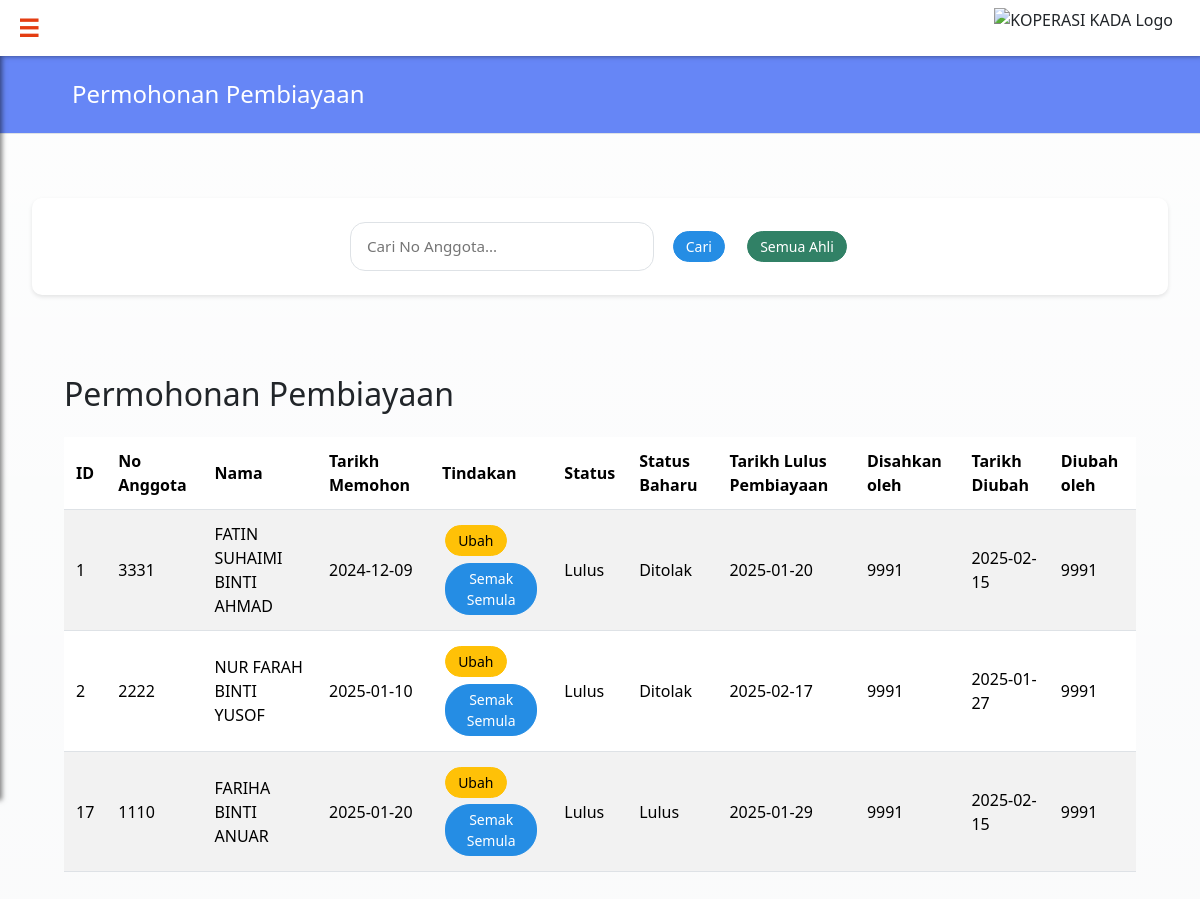
Page /historyLoan.php (signed in) on the committed database.
### tables this page shows
CREATE TABLE `loan` (
  `loanID` int(5) NOT NULL,
  `loanAmount` decimal(10,2) NOT NULL,
  `loanDuration` int(2) NOT NULL,
  `loanStatus` int(3) NOT NULL,
  `monthlyPayment` decimal(10,2) NOT NULL,
  `bankName` varchar(30) NOT NULL,
  `accountBankNumber` bigint(25) NOT NULL,
  `applicantNetSalary` decimal(10,2) NOT NULL,
  `applicantBasicSalary` decimal(10,2) NOT NULL,
  `pengesahanMajikan` longblob NOT NULL,
  `loanApproveDate` date DEFAULT NULL,
  `staffNo` int(5) NOT NULL,
  `loanType` int(7) NOT NULL,
  `otherLoan` varchar(25) NOT NULL,
  `loanReviewDate` date DEFAULT NULL,
  `loanApplyDate` date NOT NULL,
  `adminStaffNo` int(5) DEFAULT NULL,
  `alkStaffNo` int(5) DEFAULT NULL,
  `sendStatus` int(3) NOT NULL
);

CREATE TABLE `applicant` (
  `staffNo` int(5) NOT NULL,
  `photo` longblob NOT NULL,
  `applicantName` varchar(255) NOT NULL,
  `applicantIC` varchar(12) NOT NULL,
  `applicantPF` bigint(10) NOT NULL,
  `applicantStreet` varchar(200) NOT NULL,
  `applicantPostcode` int(6) NOT NULL,
  `applicantCity` varchar(100) NOT NULL,
  `applicantState` varchar(100) NOT NULL,
  `applicantGender` varchar(10) NOT NULL,
  `applicantReligion` varchar(20) NOT NULL,
  `applicantRace` varchar(20) NOT NULL,
  `applicantPosition` varchar(50) NOT NULL,
  `officeStreet` varchar(255) NOT NULL,
  `officePostcode` int(6) NOT NULL,
  `officeCity` varchar(100) NOT NULL,
  `applicantPhoneNumber` varchar(15) NOT NULL,
  `applicantDOB` date NOT NULL,
  `applicantAge` int(5) NOT NULL,
  `maritalStatus` varchar(15) NOT NULL,
  `applicantGrade` varchar(10) NOT NULL,
  `officeFax` varchar(15) NOT NULL,
  `applicantPhoneHome` varchar(15) NOT NULL,
  `applicantSalary` decimal(10,2) NOT NULL,
  `salaryStatement` longblob NOT NULL,
  `email` varchar(50) NOT NULL
);

CREATE TABLE `status` (
  `status` int(3) NOT NULL,
  `statusDesc` varchar(25) NOT NULL
);

CREATE TABLE `historymodiloan` (
  `historyLoanID` int(5) NOT NULL COMMENT 'Unique identifier for each past application',
  `newLoanStatus` int(3) DEFAULT NULL COMMENT 'new status after modificatiion',
  `loanChangeDate` date DEFAULT NULL COMMENT 'date status changed',
  `loanModifiedBy` int(5) DEFAULT NULL COMMENT 'modifier''s staff number',
  `loanID` int(5) NOT NULL
);

### historyLoan.php (the view, shortened to what this page needs)
<?php
include 'headeralk.php';
include 'dbconnect.php';
$sql = "SELECT
            applicant.staffNo,
            applicant.applicantName,
            loan.loanID,
            loan.loanApplyDate,
            loan.loanStatus,
            loan.loanApproveDate,
            loan.alkStaffNo,
            historymodiloan.newLoanStatus,
            historymodiloan.loanChangeDate,
            historymodiloan.loanModifiedBy,
            status.statusDesc AS currentStatusDesc,
            newStatusDesc.statusDesc AS newStatusDesc
        FROM loan
        LEFT JOIN applicant ON loan.staffNo = applicant.staffNo
        LEFT JOIN status ON loan.loanStatus = status.status
        LEFT JOIN historymodiloan ON loan.loanID = historymodiloan.loanID
        LEFT JOIN status AS newStatusDesc ON historymodiloan.newLoanStatus = newStatusDesc.status
        WHERE loan.loanStatus IN (2, 3)";
$result = mysqli_query($con, $sql);
?>
<!DOCTYPE html>
<html lang="en">
<head>
    <link href="https://cdn.jsdelivr.net/npm/bootstrap@5.3.3/dist/css/bootstrap.min.css" rel="stylesheet">
</head>
<body>
    <div class="page-header">
        <h2 class="page-title">Permohonan Pembiayaan</h2>
    </div>
    <div class="container">
        <div class="search-container">
            <div class="search-box">
                <input type="text" id="staffSearch" class="search-input" placeholder="Cari No Anggota...">
                <button class="btn btn-primary" onclick="searchStaff()">Cari</button>
                <button class="btn btn-success" onclick="searchAll()">Semua Ahli</button>
            </div>
        </div>
        <div class="container mt-5">
            <h2 class="mb-4">Permohonan Pembiayaan</h2>
            <table class="table table-striped table-hover">
                <thead>
                    <tr>
                        <th scope="col">ID</th>
                        <th scope="col">No Anggota</th>
                        <th scope="col">Nama</th>
                        <th scope="col">Tarikh Memohon</th>
                        <th scope="col">Tindakan</th>
                        <th scope="col">Status</th>
                        <th scope="col">Status Baharu</th>
                        <th scope="col">Tarikh Lulus Pembiayaan</th>
                        <th scope="col">Disahkan oleh</th>
                        <th scope="col">Tarikh Diubah</th>
                        <th scope="col">Diubah oleh</th>
                    </tr>
                </thead>
                <tbody>
                    <?php
                    while ($row = mysqli_fetch_assoc($result)) {
                        echo "<tr>";
                        echo "<td>" . htmlspecialchars($row['loanID'] ?? 'N/A') . "</td>";
                        echo "<td>" . htmlspecialchars($row['staffNo'] ?? 'N/A') . "</td>";
                        echo "<td>" . htmlspecialchars($row['applicantName'] ?? 'N/A') . "</td>";
                        echo "<td>" . htmlspecialchars($row['loanApplyDate'] ?? 'N/A') . "</td>";
                        echo "<td>
                                <button class='btn btn-warning btn-sm' onclick=\"confirmChange('" . htmlspecialchars($row['staffNo']) . "', '" . htmlspecialchars($row['loanID']) . "', " . htmlspecialchars($row['loanStatus']) . ", '" . htmlspecialchars($row['currentStatusDesc']) . "')\">Ubah</button>
                            <a href='happlicantInfoLoan.php?staffNo=" . urlencode($row['staffNo']) . "&loanID=" . urlencode($row['loanID']) . "'
                               class='btn btn-primary btn-sm'>Semak Semula</a>
                              </td>";
                        echo "<td>" . htmlspecialchars($row['currentStatusDesc'] ?? 'N/A') . "</td>";
                        echo "<td>" . htmlspecialchars($row['newStatusDesc'] ?? 'N/A') . "</td>";
                        echo "<td>" . htmlspecialchars($row['loanApproveDate'] ?? 'N/A') . "</td>";
                        echo "<td>" . htmlspecialchars($row['alkStaffNo'] ?? 'N/A') . "</td>";
                        echo "<td>" . htmlspecialchars($row['loanChangeDate'] ?? 'N/A') . "</td>";
                        echo "<td>" . htmlspecialchars($row['loanModifiedBy'] ?? 'N/A') . "</td>";
                        echo "</tr>";
                    }
                    ?>
                </tbody>
            </table>
        </div>
    </div>
</body>
</html>

### headeralk.php (style rules this page uses)
body { overflow-x: hidden; }

### historyLoan.php (style rules this page uses)
:root { --primary: #6686f6; --secondary: #318166; --accent: #f567a1; --dark-blue: #1255b8; --light-blue: #258de4; --purple: #5954bb; }
body { background-color: #f8f9fa; margin: 0; font-family: 'Segoe UI', Tahoma, Geneva, Verdana, sans-serif; background-image: linear-gradient(rgba(255, 255, 255, 0.75), rgba(255, 255, 255, 0.25)), url('img/img.png'); background-size: cover; background-repeat: no-repeat; background-attachment: fixed; background-position: center; }
.page-header { background-color: var(--primary); padding: 1.5rem 0; margin-bottom: 2rem; border-bottom: 1px solid #dee2e6; }
.page-title { color: white; font-size: 1.5rem; font-weight: 500; text-align: left; margin: 0; padding-left: 4.5rem; }
.container { max-width: 1450px; margin: 0 auto; padding: 2rem; }
.search-container { background-color: white; border-radius: 10px; box-shadow: 0 2px 4px rgba(0,0,0,0.1); padding: 1.5rem; margin-bottom: 2rem; }
.search-box { display: flex; gap: 1rem; align-items: center; max-width: 500px; margin: 0 auto; }
.search-input { flex: 1; padding: 0.75rem 1rem; border: 1px solid #dee2e6; border-radius: 15px; font-size: 0.95rem; }
.table { width: 100%; table-layout: auto; min-width: 800px; }
.table thead { background-color: var(--primary); color: white; }
.table th, .table td { padding: 0.75rem; vertical-align: middle; }
.btn { border-radius: 25px; padding: 0.25rem 0.75rem; font-weight: 500; transition: all 0.3s ease; margin: 0.2rem; font-size: 0.875rem; }
.btn-success { background-color: var(--secondary); border-color: var(--secondary); }
.btn-primary { background-color: var(--light-blue); border-color: var(--light-blue); }

### rows in the picture
loan: loanID "1", staffNo.staffNo "3331", staffNo.applicantName "FATIN SUHAIMI BINTI AHMAD", loanApplyDate "2024-12-09", loanStatus.statusDesc "Lulus", status.statusDesc "Ditolak", loanApproveDate "2025-01-20", alkStaffNo "9991", historymodiloan.loanChangeDate "2025-02-15", historymodiloan.loanModifiedBy "9991"
loan: loanID "2", staffNo.staffNo "2222", staffNo.applicantName "NUR FARAH BINTI YUSOF", loanApplyDate "2025-01-10", loanStatus.statusDesc "Lulus", status.statusDesc "Ditolak", loanApproveDate "2025-02-17", alkStaffNo "9991", historymodiloan.loanChangeDate "2025-01-27", historymodiloan.loanModifiedBy "9991"
loan: loanID "17", staffNo.staffNo "1110", staffNo.applicantName "FARIHA BINTI ANUAR", loanApplyDate "2025-01-20", loanStatus.statusDesc "Lulus", loanApproveDate "2025-01-29", alkStaffNo "9991", historymodiloan.loanChangeDate "2025-02-15", historymodiloan.loanModifiedBy "9991"
